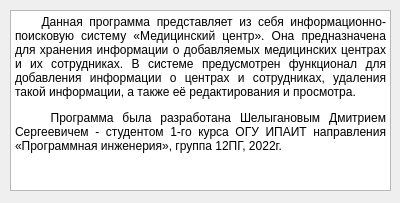
<?xml version="1.0" encoding="UTF-8"?>
<ui version="4.0">
 <class>About</class>
 <widget class="QWidget" name="About">
  <property name="geometry">
   <rect>
    <x>0</x>
    <y>0</y>
    <width>400</width>
    <height>203</height>
   </rect>
  </property>
  <property name="minimumSize">
   <size>
    <width>400</width>
    <height>203</height>
   </size>
  </property>
  <property name="maximumSize">
   <size>
    <width>400</width>
    <height>203</height>
   </size>
  </property>
  <property name="windowTitle">
   <string>Form</string>
  </property>
  <widget class="QTextBrowser" name="textBrowser">
   <property name="geometry">
    <rect>
     <x>10</x>
     <y>10</y>
     <width>381</width>
     <height>181</height>
    </rect>
   </property>
   <property name="html">
    <string>&lt;!DOCTYPE HTML PUBLIC &quot;-//W3C//DTD HTML 4.0//EN&quot; &quot;http://www.w3.org/TR/REC-html40/strict.dtd&quot;&gt;
&lt;html&gt;&lt;head&gt;&lt;meta name=&quot;qrichtext&quot; content=&quot;1&quot; /&gt;&lt;meta charset=&quot;utf-8&quot; /&gt;&lt;style type=&quot;text/css&quot;&gt;
p, li { white-space: pre-wrap; }
&lt;/style&gt;&lt;/head&gt;&lt;body style=&quot; font-family:'Segoe UI'; font-size:9pt; font-weight:400; font-style:normal;&quot;&gt;
&lt;p align=&quot;justify&quot; style=&quot; margin-top:12px; margin-bottom:12px; margin-left:0px; margin-right:0px; -qt-block-indent:0; text-indent:0px;&quot;&gt;    Данная программа представляет из себя информационно-поисковую систему «Медицинский центр». Она предназначена для хранения информации о добавляемых медицинских центрах и их сотрудниках. В системе предусмотрен функционал для добавления информации о центрах и сотрудниках, удаления такой информации, а также её редактирования и просмотра. &lt;/p&gt;
&lt;p align=&quot;justify&quot; style=&quot; margin-top:12px; margin-bottom:12px; margin-left:0px; margin-right:0px; -qt-block-indent:0; text-indent:0px;&quot;&gt;    Программа была разработана Шелыгановым Дмитрием Сергеевичем - студентом 1-го курса ОГУ ИПАИТ направления «Программная инженерия», группа 12ПГ, 2022г. &lt;/p&gt;&lt;/body&gt;&lt;/html&gt;</string>
   </property>
  </widget>
 </widget>
 <resources/>
 <connections/>
</ui>
